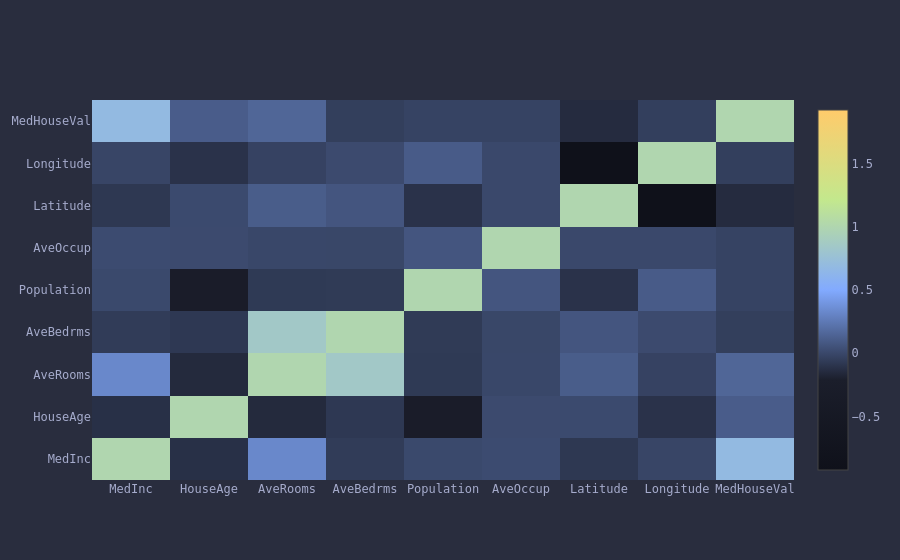

The code cell stored with this chart in its notebook:
### Markdown cell above
### Summerize and explore correlation

### Code cell
print(df.describe())

corrmat = df.corr()
print(corrmat)

fig=go.Figure()

fig.add_trace(go.Heatmap(z=corrmat.values,
        x=corrmat.columns,
        y=corrmat.columns,
    
        zmid=0.5))

fig.show()

### Figure 1 — Plotly figure (JSON) as saved in the notebook; plotly's stock layout.template omitted (floating-point values rounded to 4 significant figures)
{"data": [{"type": "heatmap", "x": ["MedInc", "HouseAge", "AveRooms", "AveBedrms", "Population", "AveOccup", "Latitude", "Longitude", "MedHouseVal"], "y": ["MedInc", "HouseAge", "AveRooms", "AveBedrms", "Population", "AveOccup", "Latitude", "Longitude", "MedHouseVal"], "z": [[1.0, -0.119, 0.3269, -0.06204, 0.004834, 0.01877, -0.07981, -0.01518, 0.6881], [-0.119, 1.0, -0.1533, -0.07775, -0.2962, 0.01319, 0.01117, -0.1082, 0.1056], [0.3269, -0.1533, 1.0, 0.8476, -0.07221, -0.004852, 0.1064, -0.02754, 0.1519], [-0.06204, -0.07775, 0.8476, 1.0, -0.0662, -0.006181, 0.06972, 0.01334, -0.0467], [0.004834, -0.2962, -0.07221, -0.0662, 1.0, 0.06986, -0.1088, 0.09977, -0.02465], [0.01877, 0.01319, -0.004852, -0.006181, 0.06986, 1.0, 0.002366, 0.002476, -0.02374], [-0.07981, 0.01117, 0.1064, 0.06972, -0.1088, 0.002366, 1.0, -0.9247, -0.1442], [-0.01518, -0.1082, -0.02754, 0.01334, 0.09977, 0.002476, -0.9247, 1.0, -0.04597], [0.6881, 0.1056, 0.1519, -0.0467, -0.02465, -0.02374, -0.1442, -0.04597, 1.0]], "zmid": 0.5}], "layout": {}}
